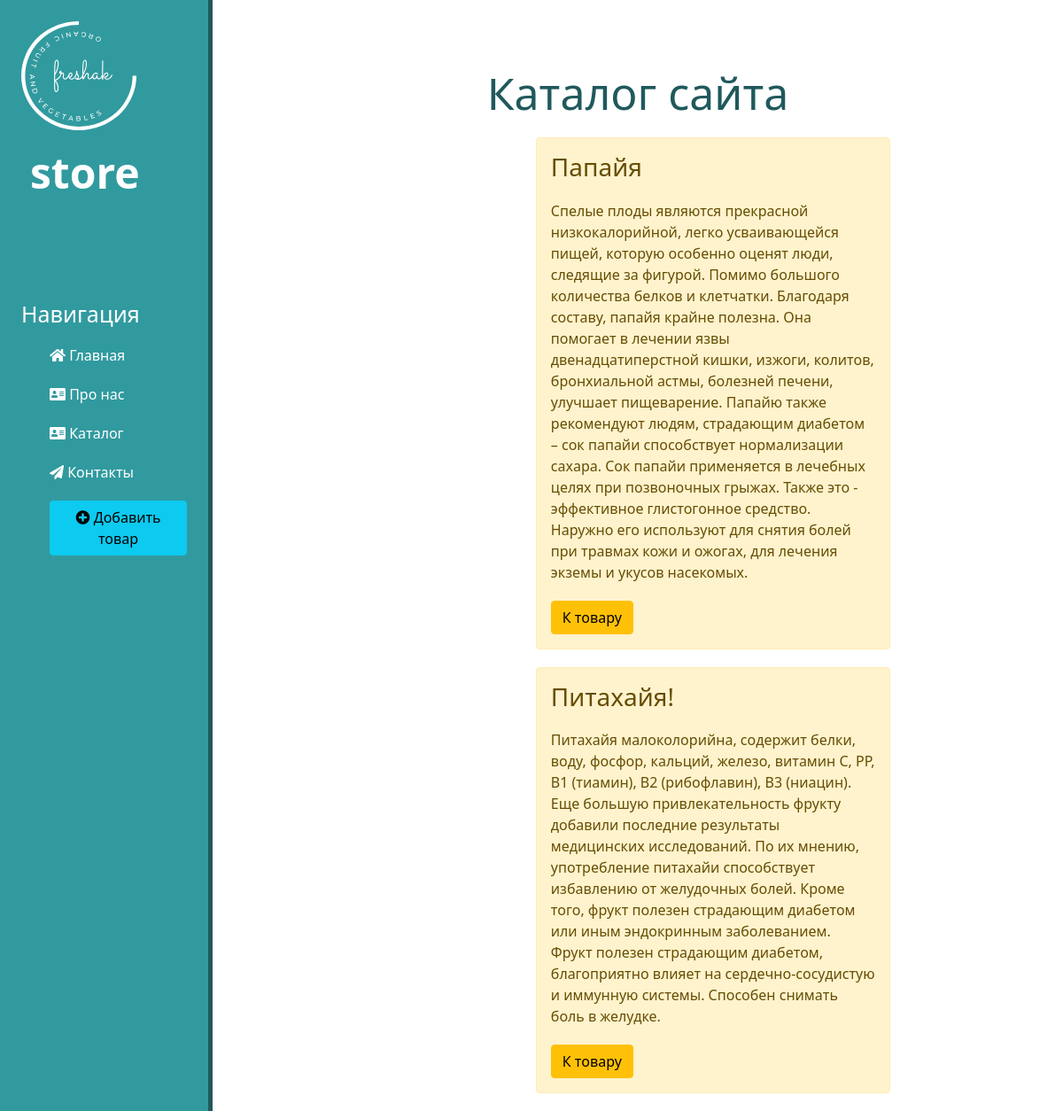
/catalog, run on the app's committed database.
### catalog/models.py (models this page shows, shortened)
class Goods(models.Model):
    title = models.CharField('Название', max_length=50)
    description = models.TextField('Описание')
    price = models.IntegerField('Цена')
    date = models.DateTimeField('Дата поставки')
    class Meta:
        verbose_name = 'Товар'
        verbose_name_plural = 'Товары'

### catalog/views.py (the view)
# urls.py: path('', views.catalog_home, name='catalog_home'),
def catalog_home(request):
    goods = Goods.objects.order_by('title')
    return render(request, 'catalog/catalog_home.html', {'goods': goods})

### catalog/templates/catalog/catalog_home.html (shortened to what this page needs)
{% extends 'main/base.html' %}
{% block content %}
    <div class="features">
        <h1>Каталог сайта</h1>
        {% if goods %}
            {% for good in goods %}
                <div class="alert alert-warning">
                    <h3>{{ good.title }}</h3>
                    <p>{{ good.description }}</p>
                    <a href="{% url 'catalog_detail' good.pk %}" class="btn btn-warning">К товару</a>
                </div>
            {% endfor %}
        {% else %}
            <p>Товары отсутствуют</p>
        {% endif %}
    </div>
{% endblock %}

### main/templates/main/base.html (shortened to what this page needs)
{% load static %}
<!doctype html>
<html lang="ru">
<head>
    <link rel="stylesheet" href="https://cdn.jsdelivr.net/npm/bootstrap@5.1.3/dist/css/bootstrap.min.css">
    <link rel="stylesheet" href="{% static 'main/css/main.css' %}">
    <link rel="stylesheet" href="https://use.fontawesome.com/releases/v5.8.2/css/all.css">
</head>
<body>
    <aside>
        <img src="{% static 'main/img/mylogo.svg' %}" alt="Лого">
        <span class="logo">store</span>
        <h3>Навигация</h3>
        <ul>
            <a href="{% url 'home' %}"><li><i class="fas fa-home"></i> Главная</li></a>
            <a href="{% url 'about' %}"><li><i class="fas fa-address-card"></i> Про нас</li></a>
            <a href="{% url 'catalog_home' %}"><li><i class="fas fa-address-card"></i> Каталог</li></a>
            <a href="/"><li><i class="fas fa-paper-plane"></i> Контакты</li></a>
            <a href="{% url 'create' %}"><li><button class="btn btn-info"><i class="fas fa-plus-circle"></i> Добавить товар</button></li></a>
        </ul>
    </aside>
    <main>
        {% block content %}
        {% endblock %}
    </main>
</body>
</html>

### main/static/main/css/main.css (style rules this page uses)
body { background: #fff; display: flex; min-height: 100vh; }
aside { background: #319a9f; width: 20%; padding: 2%; border-right: 5px solid #20595C; }
aside img { width: 130px; }
aside .logo { font-size: 48px; margin-left: 10px; font-weight: bold; position: relative; top: 12px; color: #fff }
aside h3 { font-size: 25px; margin-top: 120px; color: #fff }
aside ul { list-style: none; max-width: 200px; }
aside ul li { display: block; margin-top: 20px; color: #fff; transition: transform .4s ease; }
aside ul a { text-decoration: none; }
main { display: flex; justify-content: center; flex-grow: 1; }
main .features { margin-top: 75px; width: 75%; text-align: center; color: #20595C; }
main .features h1 { font-size: 50px; }
main .features p { max-width: 600px; margin: 20px auto; }
.alert-warning { clear: both; width: 400px; margin: 20px 34%; text-align: left; }

### data on the page
Goods: title "Папайя", description "Спелые плоды являются прекрасной низкокалорийной, легко усваивающейся пищей, которую особенно оценят люди, следящие за фигурой. Помимо большого количества белков и клетчатки. Благодаря составу, папайя крайне полезна. Она помогает в лечении язвы двенадцатиперстной кишки, изжоги, колитов, бронхиальной астмы, болезней печени, улучшает пищеварение. Папайю также рекомендуют людям, страдающим диабетом – сок папайи способствует нормализации сахара. Сок папайи применяется в лечебных целях при позвоночных грыжах. Также это - эффективное глистогонное средство. Наружно его используют для снятия болей при травмах кожи и ожогах, для лечения экземы и укусов насекомых."
Goods: title "Питахайя!", description "Питахайя малоколорийна, содержит белки, воду, фосфор, кальций, железо, витамин C, РР, B1 (тиамин), B2 (рибофлавин), B3 (ниацин). Еще большую привлекательность фрукту добавили последние результаты медицинских исследований. По их мнению, употребление питахайи способствует избавлению от желудочных болей. Кроме того, фрукт полезен страдающим диабетом или иным эндокринным заболеванием. Фрукт полезен страдающим диабетом, благоприятно влияет на сердечно-сосудистую и иммунную системы. Способен снимать боль в желудке."
